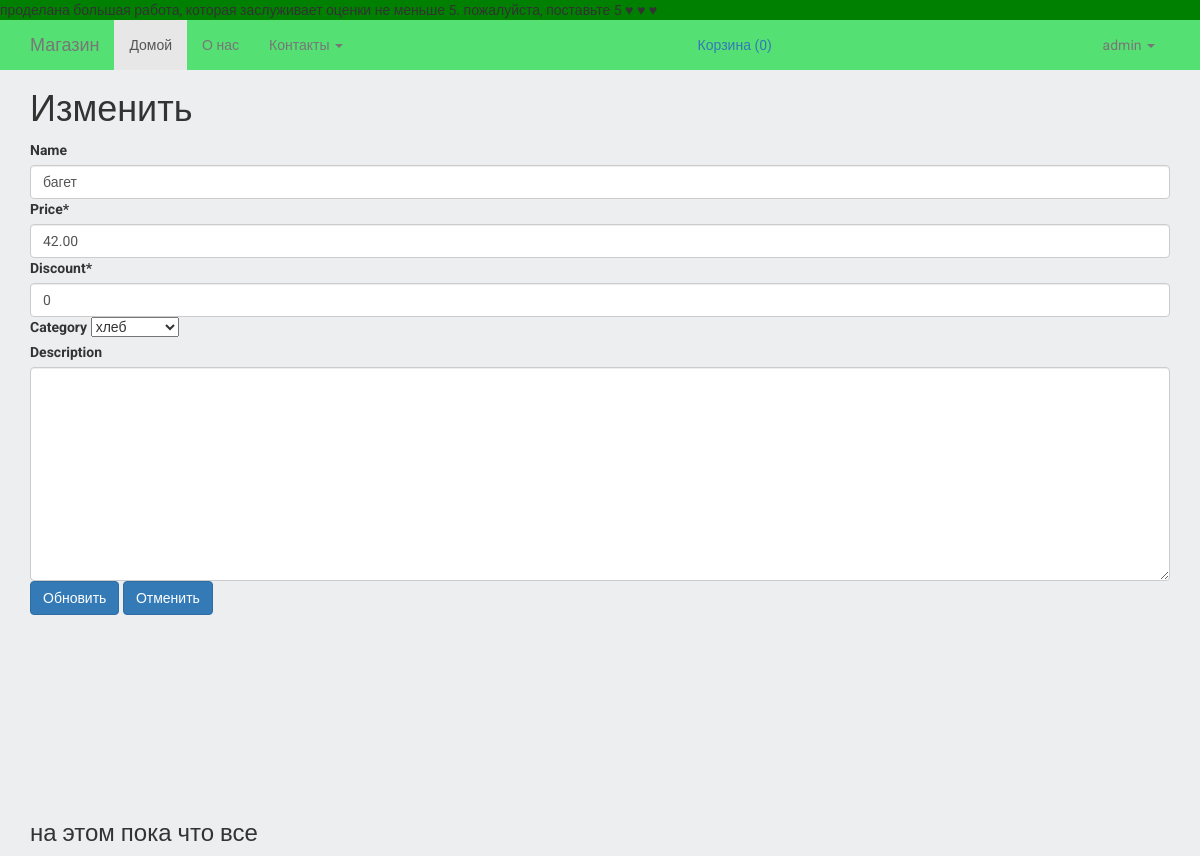
The page /admin1/products/1/update (signed in) on the database its author committed.
### products/models.py (models this page shows, shortened)
class Product(models.Model):
    name = models.CharField(max_length=64, blank=True, null=True, default=None)
    price = models.DecimalField(max_digits=10, decimal_places=2, default=0)
    discount = models.IntegerField(default=0)
    category = models.ForeignKey(ProductCategory, blank=True, null=True, default=None, on_delete=models.CASCADE)
    short_description = models.TextField(blank=True, null=True, default=None)
    description = models.TextField(blank=True, null=True, default=None)
    is_active = models.BooleanField(default=True)
    created = models.DateTimeField(auto_now_add=True, auto_now=False)
    updated = models.DateTimeField(auto_now_add=False, auto_now=True)
    class Meta:
        verbose_name = 'Товар'
        verbose_name_plural = 'Товары'

class ProductCategory(models.Model):
    name = models.CharField(max_length=64, blank=True, null=True, default=None)
    is_active = models.BooleanField(default=True)
    def __str__(self):
        return "%s" % self.name
    class Meta:
        verbose_name = 'Категория товара'
        verbose_name_plural = 'Категория товаров'

### myAdmin/views.py (the view)
# urls.py: path('products/<int:pk>/update', views.AdminUpdateProducts.as_view(), name='adminArticlesUpdate'),
class AdminUpdateProducts(AdminFacade.admin_update_products()):
    template_name = 'admin/product_update.html'
    model = Product
    fields = ['name', 'price', 'discount', 'category', 'description']

### orders/context_processors.py (called while the page is built)
def getting_basket_info(request):
    session_key = request.session.session_key
    if not session_key:
        request.session["session_key"] = 123
        request.session.cycle_key()
    products_in_basket = ProductInBasket.objects.filter(session_key=session_key, is_active=True, order__isnull=True)
    products_total_nmb = products_in_basket.count()
    return locals()

### templates/admin/product_update.html (shortened to what this page needs)
{% extends 'base.html' %}
{% load crispy_forms_tags %}
{% block content %}
{% if user.is_superuser%}
<div class = 'container'>
    <h1>Изменить</h1>
    <form action="" method="post"> {% csrf_token %}
        {{ form|crispy }}
        <button class="btn btn-primary" type="submit">Обновить</button>
        <button class = 'btn btn-primary' type='reset'>Отменить</button>
    </form>
   </div>
{% endif %}
{% endblock %}

### templates/navbar.html (shortened to what this page needs)
<nav class="navbar navbar-default navbar-top">
    проделана большая работа, которая заслуживает оценки не меньше 5. пожалуйста, поставьте 5 ♥ ♥ ♥
</nav>
<nav class="navbar navbar-default navbar-main">
  <div class="container">
    <div class="navbar-header">
      <span class="navbar-brand">Магазин</span>
    </div>
    <div id="navbar" class="navbar-collapse collapse">
      <ul class="nav navbar-nav" >
        <li class="active"><a href="/">Домой</a></li>
        <li><a href="{% url 'aboutUs' %}">О нас</a></li>
        <li class="dropdown">
          <a href="#" class="dropdown-toggle" data-toggle="dropdown" role="button" aria-haspopup="true" aria-expanded="false">Контакты <span class="caret"></span></a>
        </li>
      </ul>
      <ul class="nav navbar-nav navbar-right">
        <li>
            <div class="basket-container">
                <a href="">Корзина <span id="basket_total_nmb">
                    {% if products_total_nmb %}
                        ({{ products_total_nmb }})
                    {% else %}
                        (0)
                    {% endif %}
                </span></a>
            </div>
        </li>
        {% if user.is_authenticated %}
        <li class="dropdown">
          <a href="#" class="dropdown-toggle" data-toggle="dropdown" role="button" aria-haspopup="true" aria-expanded="false">
            {{ user.username }} <span class="caret"></span>
          </a>
        </li>
      {% else %}
          <li><a href="{% url 'account_login' %}" class="btn btn-outline-secondary scale-item me-2">Войти</a></li>
          <li><a href="{% url 'signup' %}" class="btn btn-outline-secondary scale-item">Регистрация</a></li>
      {% endif %}
      </ul>
    </div>
  </div>
</nav>

### static/static_dev/css/style.css (style rules this page uses)
html, body { height: 100%; max-height: 100%; font-family: 'Roboto', sans-serif; background-color: #edeef0; }
.navbar { margin-bottom: 0; }
.navbar-top { min-height: 10px; height: 20px; background-color: green; border: none; border-radius: 0; }
.navbar-main { background-color: #55e073; border: none; border-radius: 0; }
.basket-container { position: relative; width: 400px; padding: 15px 10px; }

### rows shown on the page
Product: name "багет", price "42.00", discount "0", category "хлеб"

### other values the page prints
{{ user.username }} "admin"
